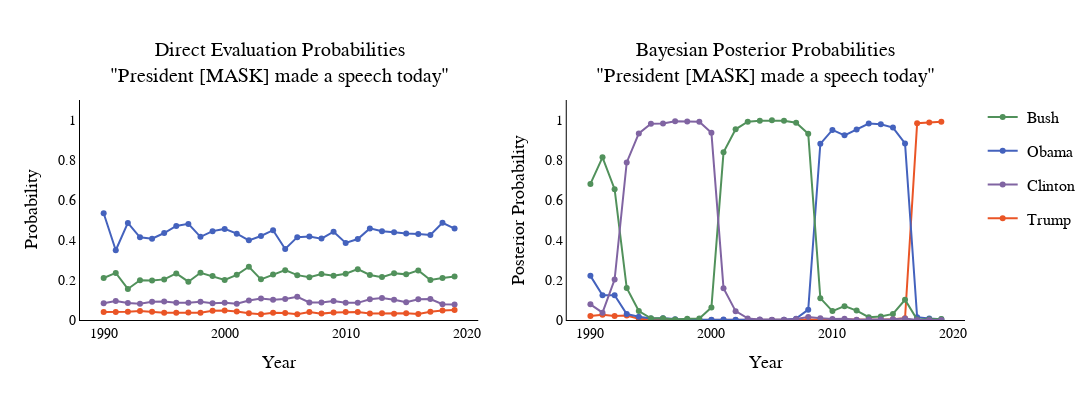

Write notebook code for a chart like this one.
### Code cell
# Create a two-panel figure comparing direct and posterior probabilities using Plotly

import plotly.graph_objects as go
from plotly.subplots import make_subplots

pres_to_color = {' Trump': '#EA5526', ' Obama': '#4462bd', ' Bush': '#51915B', ' Clinton': '#8064A2'}
years = list(range(1990, 2020))

# Create subplots with two panels
fig = make_subplots(
    rows=1, cols=2,
    subplot_titles=('Direct Evaluation Probabilities<br>"President [MASK] made a speech today"',
                   'Bayesian Posterior Probabilities<br>"President [MASK] made a speech today"'),
    horizontal_spacing=0.1,
    vertical_spacing=0.15,
)

# Left panel: Direct probabilities
for word in all_words:
    probs = []
    for year in years:
        prob = word_probs_by_year[word].get(year, 0)
        probs.append(prob)
    
    fig.add_trace(
        go.Scatter(
            x=years, 
            y=probs, 
            mode='lines+markers',
            name=word,
            line=dict(color=pres_to_color[word], width=2),
            marker=dict(size=6),
            showlegend=True,
            legendgroup=word,
            hovertemplate='<span style="font-family: Geist Mono;"><b>' + word + '</b><br> Year: %{x}<br> Posterior Probability: %{y:.4f}<extra></extra></span>',
            hoverlabel=dict(namelength=-1)
        ),
        row=1, col=1
    )

# Right panel: Posterior probabilities (Bayesian update)
all_bayes = np.stack([t_bayes, o_bayes, b_bayes, c_bayes])
posteriors = all_bayes/np.sum(all_bayes, axis=0)
posterior_words = [' Trump', ' Obama', ' Bush', ' Clinton']

for i, word in enumerate(posterior_words):
    fig.add_trace(
        go.Scatter(
            x=years, 
            y=posteriors[i], 
            mode='lines+markers',
            name=word,
            line=dict(color=pres_to_color[word], width=2),
            marker=dict(size=6),
            showlegend=False,
            legendgroup=word,
            hovertemplate='<span style="font-family: Geist Mono;"><b>' + word + '</b><br> Year: %{x}<br> Posterior Probability: %{y:.4f}<extra></extra></span>',
            hoverlabel=dict(namelength=-1)
        ),
        row=1, col=2
    )

# Update layout
fig.update_layout(
    font=dict(family="Junicode", size=16, color='black'),
    height=400,
    width=1200,
    plot_bgcolor='rgba(0,0,0,0)',
    paper_bgcolor='rgba(0,0,0,0)',
    hovermode='closest',
    legend=dict(
        x=1.02,
        y=1,
        bgcolor='rgba(0,0,0,0)',
        font=dict(family="Junicode", size=16, color='black')
    )
)

# Update x and y axes with matching y-axis ranges
fig.update_xaxes(title_text="Year", title_font=dict(family="Junicode", size=18, color='black'), tickfont=dict(family="Geist Mono", size=14, color='black'), showgrid=False, linecolor='black', linewidth=1, zeroline=False)
fig.update_yaxes(title_text="Probability", title_font=dict(family="Junicode", size=18, color='black'), tickfont=dict(family="Geist Mono", size=14, color='black'), showgrid=False, linecolor='black', linewidth=1, range=[0, 1.1], zeroline=False, row=1, col=1)
fig.update_yaxes(title_text="Posterior Probability", title_font=dict(family="Junicode", size=18, color='black'), tickfont=dict(family="Geist Mono", size=14, color='black'), showgrid=False, linecolor='black', linewidth=1, range=[0, 1.1], zeroline=False, row=1, col=2)

# Update subplot titles to use Junicode font and add more spacing
fig.update_annotations(font=dict(family="Junicode", size=20, color='black'), y=1.05)

# Hide the toolbar
config = {'displayModeBar': False}
fig.show(config=config)

# Save the figure as HTML
fig.write_html("presidents.html", config=config)

### Figure 1 — Plotly figure (JSON) as saved in the notebook; plotly's stock layout.template omitted (floating-point values rounded to 4 significant figures)
{"data": [{"hoverlabel": {"namelength": -1}, "hovertemplate": "<span style=\"font-family: Geist Mono;\"><b> Bush</b><br> Year: %{x}<br> Posterior Probability: %{y:.4f}<extra></extra></span>", "legendgroup": " Bush", "line": {"color": "#51915B", "width": 2}, "marker": {"size": 6}, "mode": "lines+markers", "name": " Bush", "showlegend": true, "type": "scatter", "x": [1990, 1991, 1992, 1993, 1994, 1995, 1996, 1997, 1998, 1999, 2000, 2001, 2002, 2003, 2004, 2005, 2006, 2007, 2008, 2009, 2010, 2011, 2012, 2013, 2014, 2015, 2016, 2017, 2018, 2019], "xaxis": "x", "y": [0.2102, 0.2353, 0.1552, 0.1987, 0.1974, 0.203, 0.233, 0.1916, 0.236, 0.2195, 0.2001, 0.2258, 0.2663, 0.2034, 0.228, 0.2493, 0.2243, 0.2133, 0.2294, 0.221, 0.2315, 0.2544, 0.2251, 0.2144, 0.2332, 0.2281, 0.248, 0.2001, 0.2101, 0.218], "yaxis": "y"}, {"hoverlabel": {"namelength": -1}, "hovertemplate": "<span style=\"font-family: Geist Mono;\"><b> Obama</b><br> Year: %{x}<br> Posterior Probability: %{y:.4f}<extra></extra></span>", "legendgroup": " Obama", "line": {"color": "#4462bd", "width": 2}, "marker": {"size": 6}, "mode": "lines+markers", "name": " Obama", "showlegend": true, "type": "scatter", "x": [1990, 1991, 1992, 1993, 1994, 1995, 1996, 1997, 1998, 1999, 2000, 2001, 2002, 2003, 2004, 2005, 2006, 2007, 2008, 2009, 2010, 2011, 2012, 2013, 2014, 2015, 2016, 2017, 2018, 2019], "xaxis": "x", "y": [0.5339, 0.3488, 0.4852, 0.4134, 0.4064, 0.4351, 0.4702, 0.4806, 0.4157, 0.4444, 0.4555, 0.4318, 0.3984, 0.4202, 0.4491, 0.3551, 0.4144, 0.4172, 0.4069, 0.4416, 0.3853, 0.4048, 0.4581, 0.444, 0.4387, 0.4319, 0.4303, 0.4252, 0.4859, 0.4571], "yaxis": "y"}, {"hoverlabel": {"namelength": -1}, "hovertemplate": "<span style=\"font-family: Geist Mono;\"><b> Clinton</b><br> Year: %{x}<br> Posterior Probability: %{y:.4f}<extra></extra></span>", "legendgroup": " Clinton", "line": {"color": "#8064A2", "width": 2}, "marker": {"size": 6}, "mode": "lines+markers", "name": " Clinton", "showlegend": true, "type": "scatter", "x": [1990, 1991, 1992, 1993, 1994, 1995, 1996, 1997, 1998, 1999, 2000, 2001, 2002, 2003, 2004, 2005, 2006, 2007, 2008, 2009, 2010, 2011, 2012, 2013, 2014, 2015, 2016, 2017, 2018, 2019], "xaxis": "x", "y": [0.0834, 0.09551, 0.08469, 0.08077, 0.09131, 0.09252, 0.08649, 0.08687, 0.09132, 0.08323, 0.08616, 0.08158, 0.09774, 0.1075, 0.1008, 0.1053, 0.1159, 0.08782, 0.08772, 0.09466, 0.08574, 0.08563, 0.1034, 0.1103, 0.1017, 0.08899, 0.1038, 0.1051, 0.07895, 0.07737], "yaxis": "y"}, {"hoverlabel": {"namelength": -1}, "hovertemplate": "<span style=\"font-family: Geist Mono;\"><b> Trump</b><br> Year: %{x}<br> Posterior Probability: %{y:.4f}<extra></extra></span>", "legendgroup": " Trump", "line": {"color": "#EA5526", "width": 2}, "marker": {"size": 6}, "mode": "lines+markers", "name": " Trump", "showlegend": true, "type": "scatter", "x": [1990, 1991, 1992, 1993, 1994, 1995, 1996, 1997, 1998, 1999, 2000, 2001, 2002, 2003, 2004, 2005, 2006, 2007, 2008, 2009, 2010, 2011, 2012, 2013, 2014, 2015, 2016, 2017, 2018, 2019], "xaxis": "x", "y": [0.03978, 0.03992, 0.04174, 0.04503, 0.04079, 0.03603, 0.03677, 0.03805, 0.03684, 0.04631, 0.04778, 0.04279, 0.03385, 0.02932, 0.03616, 0.03514, 0.02877, 0.0397, 0.03191, 0.03797, 0.04017, 0.03959, 0.03262, 0.03317, 0.03086, 0.03403, 0.03008, 0.0408, 0.04738, 0.04954], "yaxis": "y"}, {"hoverlabel": {"namelength": -1}, "hovertemplate": "<span style=\"font-family: Geist Mono;\"><b> Trump</b><br> Year: %{x}<br> Posterior Probability: %{y:.4f}<extra></extra></span>", "legendgroup": " Trump", "line": {"color": "#EA5526", "width": 2}, "marker": {"size": 6}, "mode": "lines+markers", "name": " Trump", "showlegend": false, "type": "scatter", "x": [1990, 1991, 1992, 1993, 1994, 1995, 1996, 1997, 1998, 1999, 2000, 2001, 2002, 2003, 2004, 2005, 2006, 2007, 2008, 2009, 2010, 2011, 2012, 2013, 2014, 2015, 2016, 2017, 2018, 2019], "xaxis": "x2", "y": [0.02048, 0.02652, 0.02021, 0.02273, 0.006018, 0.00238, 0.0005235, 0.0003376, 9.655e-05, 0.0003495, 0.0002446, 0.0003567, 0.000551, 0.0001778, 0.000463, 0.0002012, 0.0004329, 0.0009041, 0.001948, 0.0005866, 0.0006527, 0.002004, 0.000579, 0.0007953, 0.001029, 0.003187, 0.008992, 0.9838, 0.988, 0.9906], "yaxis": "y2"}, {"hoverlabel": {"namelength": -1}, "hovertemplate": "<span style=\"font-family: Geist Mono;\"><b> Obama</b><br> Year: %{x}<br> Posterior Probability: %{y:.4f}<extra></extra></span>", "legendgroup": " Obama", "line": {"color": "#4462bd", "width": 2}, "marker": {"size": 6}, "mode": "lines+markers", "name": " Obama", "showlegend": false, "type": "scatter", "x": [1990, 1991, 1992, 1993, 1994, 1995, 1996, 1997, 1998, 1999, 2000, 2001, 2002, 2003, 2004, 2005, 2006, 2007, 2008, 2009, 2010, 2011, 2012, 2013, 2014, 2015, 2016, 2017, 2018, 2019], "xaxis": "x2", "y": [0.2207, 0.1234, 0.124, 0.02968, 0.01641, 0.007837, 0.009231, 0.003363, 0.0008444, 0.0009872, 0.001368, 0.002204, 0.001627, 0.0004755, 0.0009134, 0.0003391, 0.00122, 0.006863, 0.05175, 0.8809, 0.9504, 0.9231, 0.9519, 0.9825, 0.9788, 0.962, 0.8827, 0.01399, 0.007677, 0.004175], "yaxis": "y2"}, {"hoverlabel": {"namelength": -1}, "hovertemplate": "<span style=\"font-family: Geist Mono;\"><b> Bush</b><br> Year: %{x}<br> Posterior Probability: %{y:.4f}<extra></extra></span>", "legendgroup": " Bush", "line": {"color": "#51915B", "width": 2}, "marker": {"size": 6}, "mode": "lines+markers", "name": " Bush", "showlegend": false, "type": "scatter", "x": [1990, 1991, 1992, 1993, 1994, 1995, 1996, 1997, 1998, 1999, 2000, 2001, 2002, 2003, 2004, 2005, 2006, 2007, 2008, 2009, 2010, 2011, 2012, 2013, 2014, 2015, 2016, 2017, 2018, 2019], "xaxis": "x2", "y": [0.6805, 0.8134, 0.6539, 0.1598, 0.04499, 0.008232, 0.008133, 0.002823, 0.006507, 0.00748, 0.06242, 0.8384, 0.9536, 0.9913, 0.9965, 0.9982, 0.9968, 0.9868, 0.9315, 0.1093, 0.04448, 0.06921, 0.04691, 0.01399, 0.01755, 0.03061, 0.1012, 0.001885, 0.004188, 0.004906], "yaxis": "y2"}, {"hoverlabel": {"namelength": -1}, "hovertemplate": "<span style=\"font-family: Geist Mono;\"><b> Clinton</b><br> Year: %{x}<br> Posterior Probability: %{y:.4f}<extra></extra></span>", "legendgroup": " Clinton", "line": {"color": "#8064A2", "width": 2}, "marker": {"size": 6}, "mode": "lines+markers", "name": " Clinton", "showlegend": false, "type": "scatter", "x": [1990, 1991, 1992, 1993, 1994, 1995, 1996, 1997, 1998, 1999, 2000, 2001, 2002, 2003, 2004, 2005, 2006, 2007, 2008, 2009, 2010, 2011, 2012, 2013, 2014, 2015, 2016, 2017, 2018, 2019], "xaxis": "x2", "y": [0.07839, 0.0367, 0.2019, 0.7878, 0.9326, 0.9816, 0.9821, 0.9935, 0.9926, 0.9912, 0.936, 0.159, 0.04423, 0.008084, 0.002094, 0.001304, 0.001541, 0.005459, 0.01482, 0.009218, 0.004414, 0.005659, 0.0006358, 0.002733, 0.00262, 0.004206, 0.007142, 0.0003111, 0.0001596, 0.0002862], "yaxis": "y2"}], "layout": {"annotations": [{"font": {"color": "black", "family": "Junicode", "size": 20}, "showarrow": false, "text": "Direct Evaluation Probabilities<br>\"President [MASK] made a speech today\"", "x": 0.225, "xanchor": "center", "xref": "paper", "y": 1.05, "yanchor": "bottom", "yref": "paper"}, {"font": {"color": "black", "family": "Junicode", "size": 20}, "showarrow": false, "text": "Bayesian Posterior Probabilities<br>\"President [MASK] made a speech today\"", "x": 0.775, "xanchor": "center", "xref": "paper", "y": 1.05, "yanchor": "bottom", "yref": "paper"}], "font": {"color": "black", "family": "Junicode", "size": 16}, "height": 400, "hovermode": "closest", "legend": {"bgcolor": "rgba(0,0,0,0)", "font": {"color": "black", "family": "Junicode", "size": 16}, "x": 1.02, "y": 1}, "paper_bgcolor": "rgba(0,0,0,0)", "plot_bgcolor": "rgba(0,0,0,0)", "width": 1200, "xaxis": {"anchor": "y", "domain": [0, 0.45], "linecolor": "black", "linewidth": 1, "showgrid": false, "tickfont": {"color": "black", "family": "Geist Mono", "size": 14}, "title": {"font": {"color": "black", "family": "Junicode", "size": 18}, "text": "Year"}, "zeroline": false}, "xaxis2": {"anchor": "y2", "domain": [0.55, 1], "linecolor": "black", "linewidth": 1, "showgrid": false, "tickfont": {"color": "black", "family": "Geist Mono", "size": 14}, "title": {"font": {"color": "black", "family": "Junicode", "size": 18}, "text": "Year"}, "zeroline": false}, "yaxis": {"anchor": "x", "domain": [0, 1], "linecolor": "black", "linewidth": 1, "range": [0, 1.1], "showgrid": false, "tickfont": {"color": "black", "family": "Geist Mono", "size": 14}, "title": {"font": {"color": "black", "family": "Junicode", "size": 18}, "text": "Probability"}, "zeroline": false}, "yaxis2": {"anchor": "x2", "domain": [0, 1], "linecolor": "black", "linewidth": 1, "range": [0, 1.1], "showgrid": false, "tickfont": {"color": "black", "family": "Geist Mono", "size": 14}, "title": {"font": {"color": "black", "family": "Junicode", "size": 18}, "text": "Posterior Probability"}, "zeroline": false}}}
